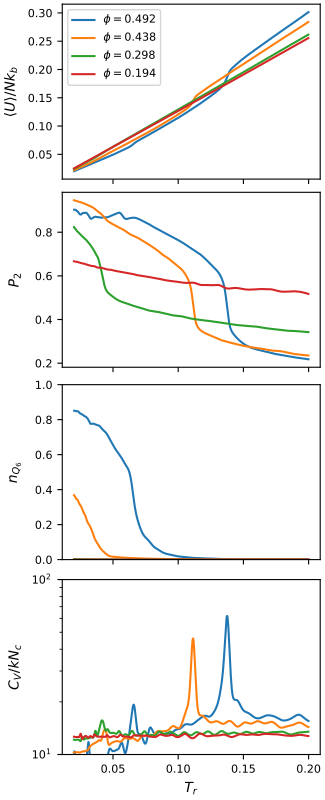

Python code for this plot:
#!/usr/bin/env python3
# -*- coding: utf-8 -*-
"""
created on Tue June 14 08:41:00 2021

@author: pierrekawak
"""

import sys
import numpy as np
import matplotlib.pyplot as plt
import random

Nc    = 125
Nb    = 10
sigma = 1.0
label_prefix = r'$\phi=$'

names = ["T", "Em", "Cv", "q6", "P2", "n6", "r2e", "r2g", "sms"]

WL_A_file = "../Lx11.000_kb1.00_WLMC_results.out"
WL_B_file = "../Lx11.436_kb1.00_WLMC_results.out"
WL_C_file = "../Lx13.000_kb1.00_WLMC_results.out"
WL_D_file = "../Lx15.000_kb1.00_WLMC_results.out"
Lx_A      = 11.000
Lx_B      = 11.436
Lx_C      = 13.000
Lx_D      = 15.000
phi_A     = np.round(Nc*Nb*sigma**3/Lx_A**3*np.pi/6, 3)
phi_B     = np.round(Nc*Nb*sigma**3/Lx_B**3*np.pi/6, 3)
phi_C     = np.round(Nc*Nb*sigma**3/Lx_C**3*np.pi/6, 3)
phi_D     = np.round(Nc*Nb*sigma**3/Lx_D**3*np.pi/6, 3)
kb_A      = 1.00
kb_B      = 1.00
kb_C      = 1.00
kb_D      = 1.00

import pandas as pd
WL_A_df    = pd.read_csv(WL_A_file, index_col=False, delimiter=' ', names=names)
WL_B_df    = pd.read_csv(WL_B_file, index_col=False, delimiter=' ', names=names)
WL_C_df    = pd.read_csv(WL_C_file, index_col=False, delimiter=' ', names=names)
WL_D_df    = pd.read_csv(WL_D_file, index_col=False, delimiter=' ', names=names)

WL_A_df['Tr']    = WL_A_df['T']/kb_A
WL_B_df['Tr']    = WL_B_df['T']/kb_B
WL_C_df['Tr']    = WL_C_df['T']/kb_C
WL_D_df['Tr']    = WL_D_df['T']/kb_D

# filter all values under 0.01
WL_A_df = WL_A_df.loc[WL_A_df['Tr'] > 0.02]
WL_B_df = WL_B_df.loc[WL_B_df['Tr'] > 0.02]
WL_C_df = WL_C_df.loc[WL_C_df['Tr'] > 0.02]
WL_D_df = WL_D_df.loc[WL_D_df['Tr'] > 0.02]

WL_A_df = WL_A_df.loc[WL_A_df['Tr'] < 0.2]
WL_B_df = WL_B_df.loc[WL_B_df['Tr'] < 0.2]
WL_C_df = WL_C_df.loc[WL_C_df['Tr'] < 0.2]
WL_D_df = WL_D_df.loc[WL_D_df['Tr'] < 0.2]

fig, ax = plt.subplots(4, 1, sharex=True, figsize=(3.25,2.0*4), constrained_layout=True)

multiplier = 1/Nc/Nb
ax[0].plot(WL_A_df["Tr"], WL_A_df["Em"]/kb_A*multiplier, label=label_prefix+str(phi_A))
ax[0].plot(WL_B_df["Tr"], WL_B_df["Em"]/kb_B*multiplier, label=label_prefix+str(phi_B))
ax[0].plot(WL_C_df["Tr"], WL_C_df["Em"]/kb_C*multiplier, label=label_prefix+str(phi_C))
ax[0].plot(WL_D_df["Tr"], WL_D_df["Em"]/kb_D*multiplier, label=label_prefix+str(phi_D))
ax[0].set_ylabel(r"$\left<U\right>/Nk_{b}$", fontsize=10, labelpad=7)
ax[0].tick_params(axis='both', labelsize=8)
ax[0].legend(loc='best', fontsize=8)#, prop={'size': 6})

ax[1].plot(WL_A_df["Tr"], WL_A_df["P2"], label=label_prefix+str(phi_A))
ax[1].plot(WL_B_df["Tr"], WL_B_df["P2"], label=label_prefix+str(phi_B))
ax[1].plot(WL_C_df["Tr"], WL_C_df["P2"], label=label_prefix+str(phi_C))
ax[1].plot(WL_D_df["Tr"], WL_D_df["P2"], label=label_prefix+str(phi_D))
ax[1].set_ylabel(r"$P_{2}$", fontsize=10, labelpad=9)
ax[1].tick_params(axis='both', labelsize=8)
#ax[1].set_ylim(0.2,1)

ax[2].plot(WL_A_df["Tr"], WL_A_df["n6"], label=label_prefix+str(phi_A))
ax[2].plot(WL_B_df["Tr"], WL_B_df["n6"], label=label_prefix+str(phi_B))
ax[2].plot(WL_C_df["Tr"], WL_C_df["n6"], label=label_prefix+str(phi_C))
ax[2].plot(WL_D_df["Tr"], WL_D_df["n6"], label=label_prefix+str(phi_D))
ax[2].set_ylabel(r"$n_{Q_{6}}$", fontsize=10, labelpad=9.5)
ax[2].tick_params(axis='both', labelsize=8)
ax[2].set_ylim(0,1)

multiplier = 1/Nc #/Nb
ax[3].plot(WL_A_df["Tr"], WL_A_df["Cv"]*multiplier, label=label_prefix+str(phi_A))
ax[3].plot(WL_B_df["Tr"], WL_B_df["Cv"]*multiplier, label=label_prefix+str(phi_B))
ax[3].plot(WL_C_df["Tr"], WL_C_df["Cv"]*multiplier, label=label_prefix+str(phi_C))
ax[3].plot(WL_D_df["Tr"], WL_D_df["Cv"]*multiplier, label=label_prefix+str(phi_D))
ax[3].set_ylabel(r"$C_{V}/kN_{c}$", fontsize=10, labelpad=7)
ax[3].set_xlabel(r"$T_{r}$", fontsize=10, labelpad=5)
ax[3].tick_params(axis='both', labelsize=8)
ax[3].set_yscale('log')
from matplotlib.ticker import ScalarFormatter, NullFormatter
#ax[3].yaxis.set_major_formatter(ScalarFormatter())
ax[3].yaxis.set_minor_formatter(NullFormatter())
ax[3].set_ylim(10,100)

#plt.subplots_adjust(left=0.168, top=0.999, bottom=0.05, right=0.998, hspace=0.1)

import os
basename = os.path.splitext(__file__)[0]
plt.savefig(basename+".pdf")
